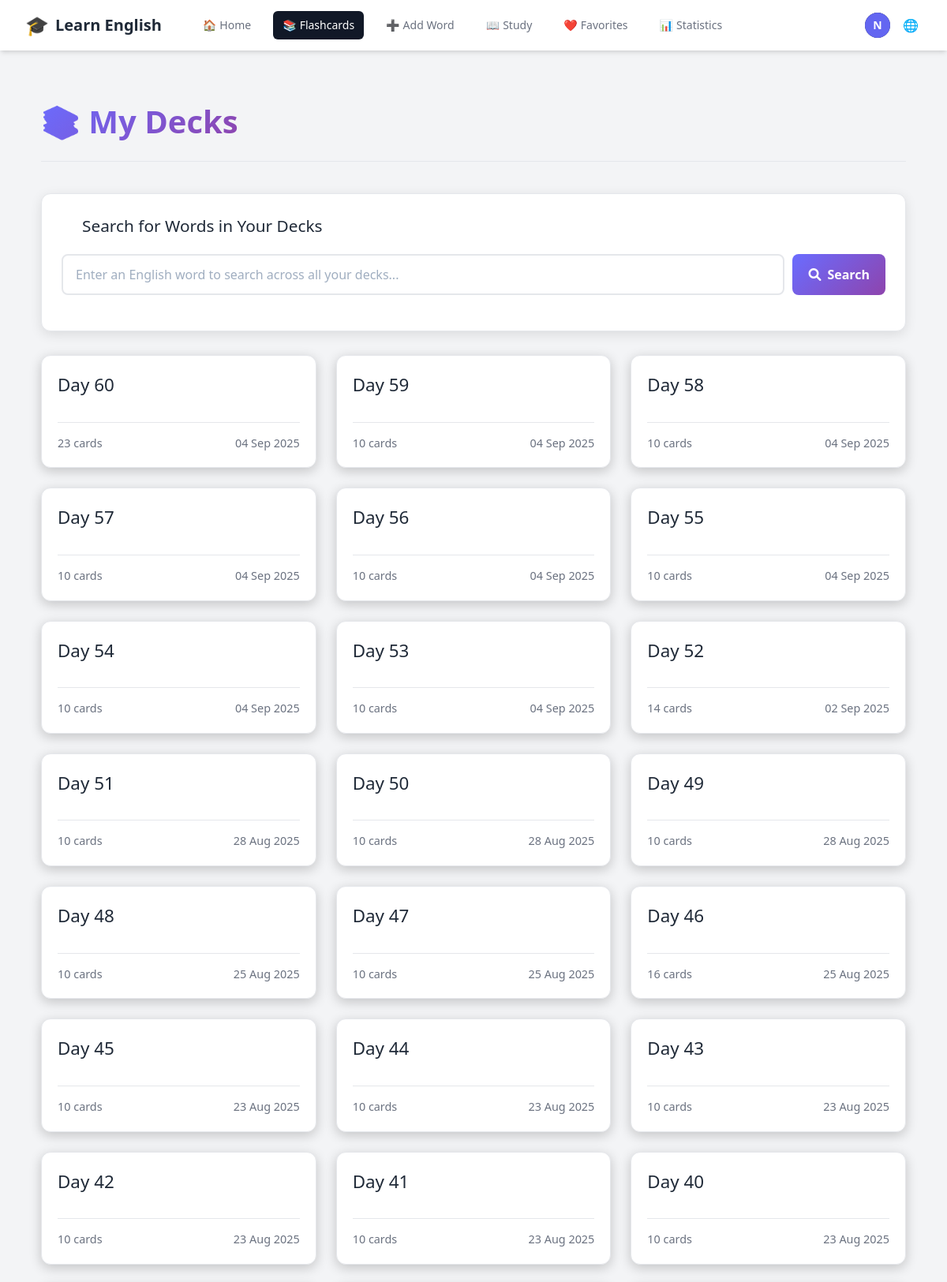
The page /decks/ (signed in, upper part) on the database its author committed.
### accounts/models.py (models this page shows, shortened)
class CustomUser(AbstractUser):
    email = models.EmailField(unique=True)
    username = None  # Remove username field
    USERNAME_FIELD = 'email'
    REQUIRED_FIELDS = []
    objects = CustomUserManager()

### vocabulary/models.py (models this page shows, shortened)
class Deck(models.Model):
    user = models.ForeignKey(settings.AUTH_USER_MODEL, on_delete=models.CASCADE, related_name='decks')
    name = models.CharField(max_length=255)
    created_at = models.DateTimeField(auto_now_add=True)
    class Meta:
        ordering = ['-created_at']
        unique_together = ['user', 'name']
        indexes = [
            models.Index(fields=['user', 'created_at']),
            models.Index(fields=['user', 'name']),
        ]

### vocabulary/views.py (the view)
# urls.py: path('decks/', views.deck_list, name='deck_list'),
@login_required
def deck_list(request):
    decks = Deck.objects.filter(user=request.user).annotate(
        card_count=Count('flashcards')
    ).order_by('-created_at')
    context = {
        'decks': decks
    }
    return render(request, 'vocabulary/deck_list.html', context)

### vocabulary/context_processors.py (called while the page is built)
    def _(message):
        return str(message)

### vocabulary/templates/vocabulary/deck_list.html (shortened to what this page needs)
{% extends "base.html" %}
{% block content %}
<div class="deck-list-page">
    <div class="page-header">
        <h1>📚 {{ manual_texts.my_decks }}</h1>
    </div>
    <div class="search-section">
        <div class="search-header">
            <i class="fas fa-search"></i>
            <h3>Search for Words in Your Decks</h3>
        </div>
        <div class="search-input-container">
            <input
                type="text"
                id="wordSearchInput"
                class="search-input"
                placeholder="Enter an English word to search across all your decks..."
                autocomplete="off"
            >
            <button id="searchBtn" class="search-btn">
                <i class="fas fa-search"></i>
                Search
            </button>
        </div>
    </div>
    {% if decks %}
        <div class="deck-grid">
            {% for deck in decks %}
                <div class="deck-card-wrapper">
                    <a href="{% url 'deck_detail' deck.id %}" class="deck-card">
                        <div>
                            <h2>{{ deck.name }}</h2>
                        </div>
                        <div class="deck-info">
                            <span>{{ deck.card_count }} {{ manual_texts.cards_text }}</span>
                            <span class="created-date">{{ deck.created_at|date:"d M Y" }}</span>
                        </div>
                    </a>
                </div>
            {% endfor %}
        </div>
    {% else %}
        <div class="no-decks">
            <h2>{{ manual_texts.no_decks_yet }}</h2>
            <p>{{ manual_texts.get_started_by }} <a href="{% url 'add_flashcard' %}">{{ manual_texts.adding_flashcards }}</a>!</p>
        </div>
    {% endif %}
</div>
{% endblock %}

### vocabulary/templates/base.html (shortened to what this page needs)
{% load static %}
<!DOCTYPE html>
  <html lang="en">
  <head>
    <script src="https://cdn.tailwindcss.com"></script>
    <link rel="stylesheet" type="text/css" href="{% static 'css/main.css' %}" />
    <link
      rel="stylesheet"
      href="https://cdnjs.cloudflare.com/ajax/libs/font-awesome/6.0.0-beta3/css/all.min.css"
    />
  </head>
  <body class="bg-gray-100 dark:bg-gray-900">
    <nav class="bg-white dark:bg-gray-800 shadow-md">
      <div class="max-w-7xl mx-auto px-4 sm:px-6 lg:px-8">
        <div class="flex items-center justify-between h-16">
          <div class="flex items-center">
            <a
              href="{% if user.is_authenticated %}{% url 'dashboard' %}{% else %}{% url 'account_login' %}{% endif %}"
              class="flex-shrink-0 flex items-center space-x-2"
            >
              <span class="text-2xl">🎓</span>
              <span class="text-xl font-bold text-gray-800 dark:text-white"
                >{{ manual_texts.learn_english }}</span
              >
            </a>
            <div class="hidden md:block">
              <div class="ml-10 flex items-baseline space-x-4">
                {% if user.is_authenticated %}
                <a
                  href="{% url 'dashboard' %}"
                  class="{% if request.resolver_match.url_name == 'dashboard' %}bg-gray-900 text-white{% else %}text-gray-500 dark:text-gray-300 hover:bg-gray-700 hover:text-white{% endif %} px-3 py-2 rounded-md text-sm font-medium flex items-center space-x-1"
                  id="nav-home"
                >
                  <span class="nav-icon">🏠</span>
                  <span>{{ manual_texts.home }}</span>
                </a>
                <a
                  href="{% url 'deck_list' %}"
                  class="{% if request.resolver_match.url_name == 'deck_list' or request.resolver_match.url_name == 'deck_detail' %}bg-gray-900 text-white{% else %}text-gray-500 dark:text-gray-300 hover:bg-gray-700 hover:text-white{% endif %} px-3 py-2 rounded-md text-sm font-medium flex items-center space-x-1"
                  id="nav-flashcards"
                >
                  <span class="nav-icon">📚</span>
                  <span>{{ manual_texts.flashcards }}</span>
                </a>
                <a
                  href="{% url 'add_flashcard' %}"
                  class="{% if request.resolver_match.url_name == 'add_flashcard' %}bg-gray-900 text-white{% else %}text-gray-500 dark:text-gray-300 hover:bg-gray-700 hover:text-white{% endif %} px-3 py-2 rounded-md text-sm font-medium flex items-center space-x-1"
                  id="nav-add-word"
                >
                  <span class="nav-icon">➕</span>
                  <span>{{ manual_texts.add_word }}</span>
                </a>
                <a
                  href="{% url 'study' %}"
                  class="{% if request.resolver_match.url_name == 'study' %}bg-gray-900 text-white{% else %}text-gray-500 dark:text-gray-300 hover:bg-gray-700 hover:text-white{% endif %} px-3 py-2 rounded-md text-sm font-medium flex items-center space-x-1"
                  id="nav-study"
                >
                  <span class="nav-icon">📖</span>
                  <span>{{ manual_texts.study }}</span>
                </a>
                <a
                  href="{% url 'favorites' %}"
                  class="{% if request.resolver_match.url_name == 'favorites' %}bg-gray-900 text-white{% else %}text-gray-500 dark:text-gray-300 hover:bg-gray-700 hover:text-white{% endif %} px-3 py-2 rounded-md text-sm font-medium flex items-center space-x-1"
                  id="nav-favorites"
                >
                  <span class="nav-icon">❤️</span>
                  <span>{{ manual_texts.favorites|default:"Favorites" }}</span>
                </a>
                <a
                  href="{% url 'statistics' %}"
                  class="{% if request.resolver_match.url_name == 'statistics' %}bg-gray-900 text-white{% else %}text-gray-500 dark:text-gray-300 hover:bg-gray-700 hover:text-white{% endif %} px-3 py-2 rounded-md text-sm font-medium flex items-center space-x-1"
                  id="nav-statistics"
                >
                  <span class="nav-icon">📊</span>
                  <span>{{ manual_texts.statistics }}</span>
                </a>
                {% endif %}
              </div>
            </div>
          </div>
          <div class="hidden md:block">
            <div class="ml-4 flex items-center md:ml-6">
              {% if user.is_authenticated %}
              <div class="ml-3 relative">
                <div>
                  <button
                    type="button"
                    id="user-toggle"
                    class="max-w-xs bg-gray-800 rounded-full flex items-center text-sm focus:outline-none focus:ring-2 focus:ring-offset-2 focus:ring-offset-gray-800 focus:ring-white"
                    aria-expanded="false"
                    aria-haspopup="true"
                  >
                    <div
                      class="h-8 w-8 rounded-full bg-indigo-500 flex items-center justify-center text-white font-bold"
                    >
                      {{ user.email|slice:":1"|upper }}
                    </div>
                  </button>
                </div>
              </div>
              {% endif %}
              <div class="ml-3 relative">
                <div>
                  <button
                    type="button"
                    id="lang-toggle"
                    class="bg-white dark:bg-gray-800 p-1 rounded-full text-gray-400 dark:text-gray-300 hover:text-gray-500 dark:hover:text-white focus:outline-none focus:ring-2 focus:ring-offset-2 focus:ring-offset-gray-800 focus:ring-white"
                  >
                    <span class="nav-icon">🌐</span>
                  </button>
                </div>
              </div>
            </div>
          </div>
        </div>
      </div>
    </nav>
    <main class="py-10">
      <div class="max-w-7xl mx-auto px-4 sm:px-6 lg:px-8">
        {% block content %}{% endblock %}
      </div>
    </main>
  </body>
</html>

### static/css/main.css (style rules this page uses)
* { margin: 0; padding: 0; box-sizing: border-box; }
body { background: #18182f; color: #fff; font-family: "Segoe UI", Tahoma, Geneva, Verdana, sans-serif; line-height: 1.6; min-height: 100vh; }
.page-header { text-align: left; margin-bottom: 30px; padding-bottom: 20px; border-bottom: 1px solid var(--border-color); display: flex; justify-content: space-between; align-items: center; }
.page-header h1 { font-size: 2.2em; font-weight: 700; color: var(--text-main); }

### vocabulary/templates/base.html (style rules this page uses)
:root { --primary-color: #6a6cff; --primary-color-dark: #5859d8; --background-main: #f3f4f6; --background-secondary: #ffffff; --background-light: #ffffff; --text-main: #1f2937; --text-muted: #6b7280; --border-color: #e5e7eb; --card-background: var(--background-secondary); --card-border-color: var(--border-color); --card-text-main: var(--text-main); --card-text-muted: var(--text-muted); --card-shadow: 0 1px 3px 0 rgba(0, 0, 0, 0.1), 0 1px 2px 0 rgba(0, 0, 0, 0.06); --card-shadow-hover: 0 4px 6px -1px rgba(0, 0, 0, 0.1), 0 2px 4px -1px rgba(0, 0, 0, 0.06); }

### vocabulary/templates/vocabulary/deck_list.html (style rules this page uses)
.deck-list-page { max-width: 1200px; margin: 20px auto; padding: 0 20px; }
.page-header { text-align: center; margin-bottom: 40px; padding-bottom: 20px; border-bottom: 1px solid var(--border-color); }
.page-header h1 { font-size: 2.5em; font-weight: 700; background: linear-gradient(135deg, var(--primary-color), #8e44ad); -webkit-background-clip: text; -webkit-text-fill-color: transparent; }
.deck-grid { display: grid; grid-template-columns: repeat(auto-fill, minmax(280px, 1fr)); gap: 25px; }
.deck-card { background-color: var(--card-background); border: 1px solid var(--card-border-color); border-radius: 12px; padding: 20px; display: flex; flex-direction: column; justify-content: space-between; transition: all 0.3s ease; text-decoration: none; color: var(--card-text-main); box-shadow: 0 4px 15px rgba(0, 0, 0, 0.2); position: relative; }
.deck-card h2 { font-size: 1.4em; margin-bottom: 10px; word-break: break-word; }
.deck-info { display: flex; justify-content: space-between; align-items: center; margin-top: 20px; padding-top: 15px; border-top: 1px solid var(--card-border-color); font-size: 0.9em; color: var(--card-text-muted); }
.search-section { background-color: var(--card-background); border: 1px solid var(--card-border-color); border-radius: 12px; padding: 25px; margin-bottom: 30px; box-shadow: 0 4px 15px rgba(0, 0, 0, 0.1); }
.search-header { display: flex; align-items: center; gap: 10px; margin-bottom: 20px; }
.search-header h3 { margin: 0; color: var(--text-main); font-size: 1.3em; }
.search-input-container { display: flex; gap: 10px; margin-bottom: 20px; position: relative; }
.search-input { flex: 1; padding: 12px 16px; border: 2px solid var(--card-border-color); border-radius: 8px; font-size: 1rem; background-color: #ffffff; color: #2d3748; transition: border-color 0.3s ease; }
.search-input::placeholder { color: #a0aec0; opacity: 1; }
.search-btn { padding: 12px 20px; background: linear-gradient(135deg, var(--primary-color), #8e44ad); color: white; border: none; border-radius: 8px; font-weight: 600; cursor: pointer; transition: all 0.3s ease; display: flex; align-items: center; gap: 8px; }

### rows shown on the page
CustomUser: email "N"
Deck: name "Day 60", card_count "23", cards_text "cards", created_at "04 Sep 2025"
Deck: name "Day 59", card_count "10", cards_text "cards", created_at "04 Sep 2025"
Deck: name "Day 58", card_count "10", cards_text "cards", created_at "04 Sep 2025"
Deck: name "Day 57", card_count "10", cards_text "cards", created_at "04 Sep 2025"
Deck: name "Day 56", card_count "10", cards_text "cards", created_at "04 Sep 2025"
Deck: name "Day 55", card_count "10", cards_text "cards", created_at "04 Sep 2025"
Deck: name "Day 54", card_count "10", cards_text "cards", created_at "04 Sep 2025"
Deck: name "Day 53", card_count "10", cards_text "cards", created_at "04 Sep 2025"
Deck: name "Day 52", card_count "14", cards_text "cards", created_at "02 Sep 2025"
Deck: name "Day 51", card_count "10", cards_text "cards", created_at "28 Aug 2025"
Deck: name "Day 50", card_count "10", cards_text "cards", created_at "28 Aug 2025"
Deck: name "Day 49", card_count "10", cards_text "cards", created_at "28 Aug 2025"
Deck: name "Day 48", card_count "10", cards_text "cards", created_at "25 Aug 2025"
Deck: name "Day 47", card_count "10", cards_text "cards", created_at "25 Aug 2025"
Deck: name "Day 46", card_count "16", cards_text "cards", created_at "25 Aug 2025"
Deck: name "Day 45", card_count "10", cards_text "cards", created_at "23 Aug 2025"
Deck: name "Day 44", card_count "10", cards_text "cards", created_at "23 Aug 2025"
Deck: name "Day 43", card_count "10", cards_text "cards", created_at "23 Aug 2025"
Deck: name "Day 42", card_count "10", cards_text "cards", created_at "23 Aug 2025"
Deck: name "Day 41", card_count "10", cards_text "cards", created_at "23 Aug 2025"
Deck: name "Day 40", card_count "10", cards_text "cards", created_at "23 Aug 2025"

### other values the page prints
{{ manual_texts.learn_english }} "Learn English"
{{ manual_texts.home }} "Home"
{{ manual_texts.flashcards }} "Flashcards"
{{ manual_texts.add_word }} "Add Word"
{{ manual_texts.study }} "Study"
{{ manual_texts.favorites|default:"Favorites" }} "Favorites"
{{ manual_texts.statistics }} "Statistics"
{{ manual_texts.my_decks }} "My Decks"
